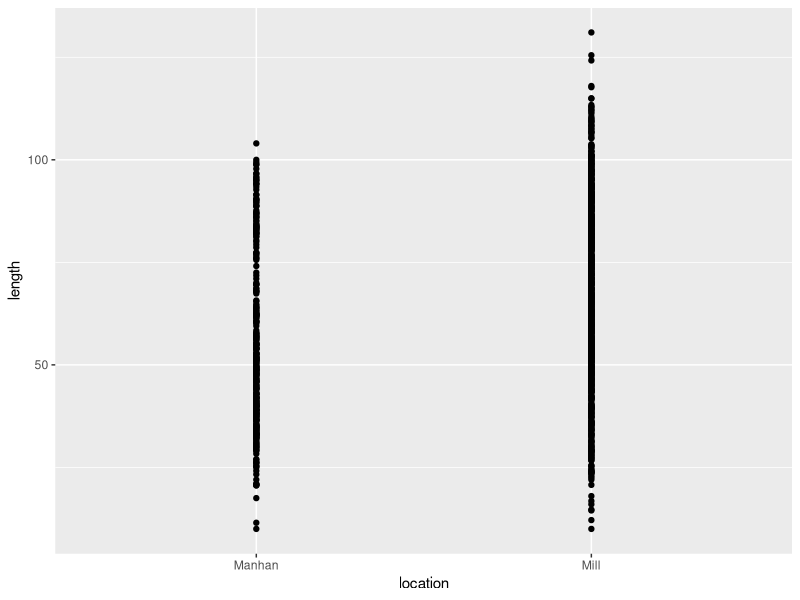

The R script that drew this image:
# load the necessary packages
library(ggplot2) # for graphing

# import the data
mussels <- read.csv("data/mussels.csv")

# simple graph with jittered points
ggplot(                          # ggplot function makes the plot
  data=mussels,                  # give the name of the data to use here
  aes(x=location, y=length)) +   # aes = aesthetics, define x and y variables here
  geom_point()                   # graphs a point for each row of data